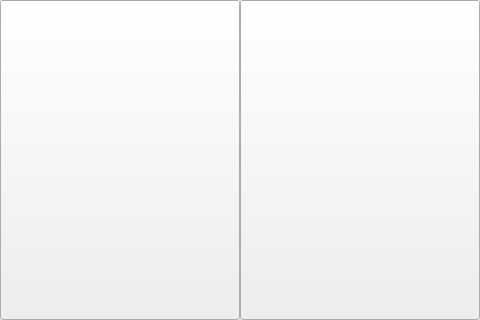
<?xml version="1.0" encoding="UTF-8"?>
<ui version="4.0">
 <class>MainWindow</class>
 <widget class="QMainWindow" name="MainWindow">
  <property name="geometry">
   <rect>
    <x>0</x>
    <y>0</y>
    <width>480</width>
    <height>320</height>
   </rect>
  </property>
  <property name="windowTitle">
   <string>MainWindow</string>
  </property>
  <widget class="QWidget" name="centralWidget">
   <widget class="QPushButton" name="bluetoothBtn">
    <property name="geometry">
     <rect>
      <x>0</x>
      <y>0</y>
      <width>240</width>
      <height>320</height>
     </rect>
    </property>
    <property name="text">
     <string/>
    </property>
    <property name="icon">
     <iconset>
      <normaloff>resources/bluetooth.jpg</normaloff>resources/bluetooth.jpg</iconset>
    </property>
    <property name="iconSize">
     <size>
      <width>280</width>
      <height>320</height>
     </size>
    </property>
   </widget>
   <widget class="QPushButton" name="radioBtn">
    <property name="geometry">
     <rect>
      <x>240</x>
      <y>0</y>
      <width>240</width>
      <height>320</height>
     </rect>
    </property>
    <property name="text">
     <string/>
    </property>
    <property name="icon">
     <iconset>
      <normaloff>resources/Antena-Wireless.jpg</normaloff>resources/Antena-Wireless.jpg</iconset>
    </property>
    <property name="iconSize">
     <size>
      <width>280</width>
      <height>320</height>
     </size>
    </property>
   </widget>
  </widget>
 </widget>
 <layoutdefault spacing="6" margin="11"/>
 <resources/>
 <connections/>
</ui>
